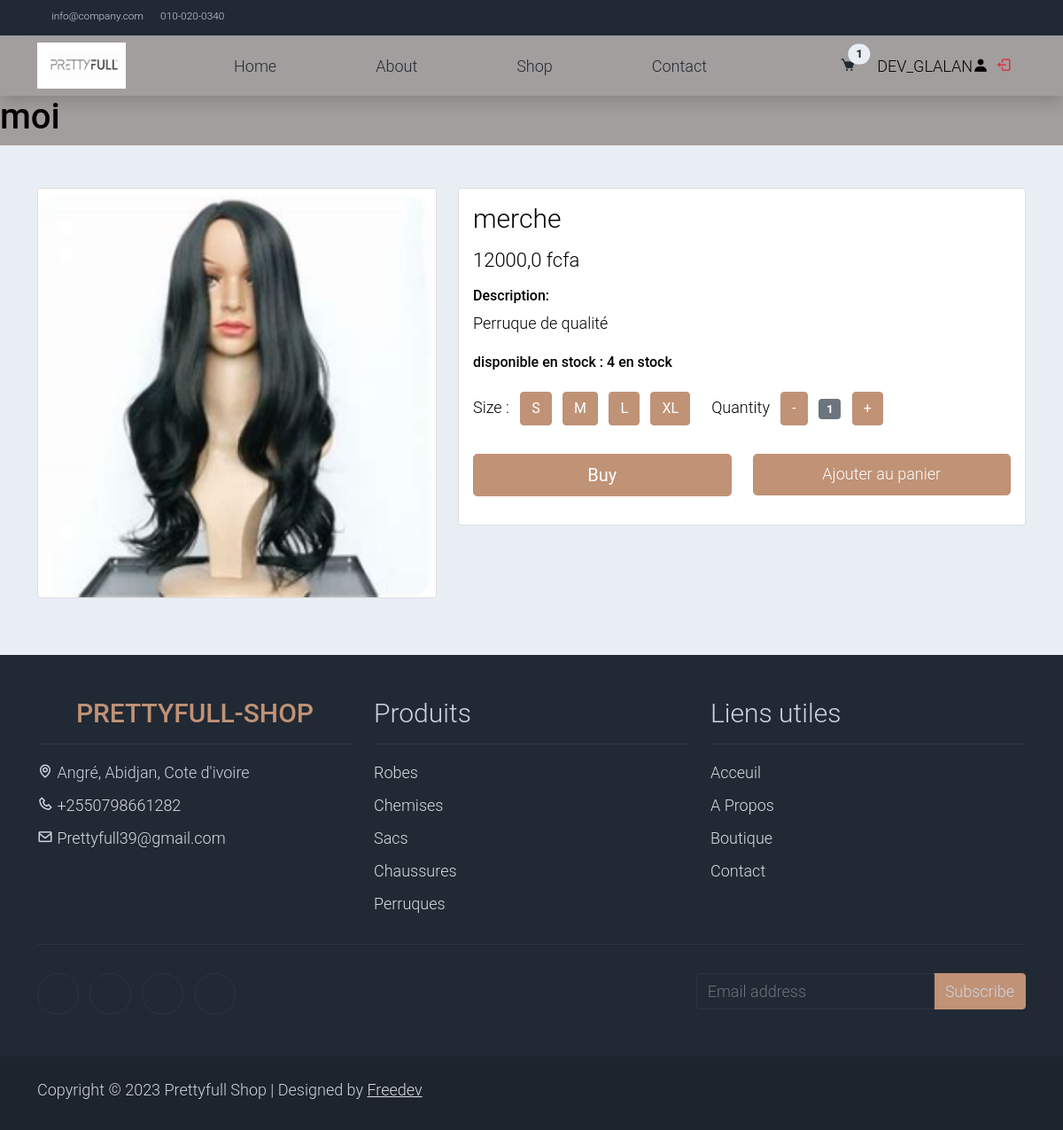
Screenshot of /product/merche (signed in) with the database file from the repository.
### accounts/models.py (models this page shows)
class Shopper(AbstractUser):
    pass

### store/models.py (models this page shows, shortened)
class Cart(models.Model):
    user = models.OneToOneField(AUTH_USER_MODEL, on_delete=models.CASCADE)
    orders = models.ManyToManyField(Order)

class Product(models.Model):
    name = models.CharField(max_length=128)
    slug = models.SlugField(max_length=128)
    price = models.FloatField(default=0.0)
    stock = models.IntegerField(default=0)
    description = models.TextField(blank=True)
    thumbnail = models.ImageField(upload_to="products", blank=True, null=True)

### store/views.py (the view)
# urls.py: path('product/<str:slug>', product_detail, name='product'),
def product_detail(request, slug):
    product = get_object_or_404(Product, slug=slug)
    return render(request, 'store/detail.html', context={"product": product})

### store/templates/store/detail.html (shortened to what this page needs)
{% extends 'base.html' %} {% block content %}
<h1>moi</h1>
<section class="bg-light">
  <div class="container pb-5">
    <div class="row">
      <div class="col-lg-5 mt-5">
        <div class="card mb-3">
          <img
            class="card-img img-fluid"
            src="{{ product.thumbnail.url }}"
            alt="{{ product.name }}"
            id="product-detail"
          />
        </div>
      </div>
      <div class="col-lg-7 mt-5">
        <div class="card">
          <div class="card-body">
            <h1 class="h2">{{ product.name }}</h1>
            <p class="h3 py-2">{{ product.price }} fcfa</p>
            <h6>Description:</h6>
            <p>{{ product.description }}</p>
            <ul class="list-inline">
              <li class="list-inline-item">
                <h6>disponible en stock : {{ product.stock }} en stock</h6>
              </li>
            </ul>
            <form action="" method="GET">
              <div class="row">
                <div class="col-auto">
                  <ul class="list-inline pb-3">
                    <li class="list-inline-item">
                      Size :
                    </li>
                    <li class="list-inline-item">
                      <span class="btn btn-success btn-size">S</span>
                    </li>
                    <li class="list-inline-item">
                      <span class="btn btn-success btn-size">M</span>
                    </li>
                    <li class="list-inline-item">
                      <span class="btn btn-success btn-size">L</span>
                    </li>
                    <li class="list-inline-item">
                      <span class="btn btn-success btn-size">XL</span>
                    </li>
                  </ul>
                </div>
                <div class="col-auto">
                  <ul class="list-inline pb-3">
                    <li class="list-inline-item text-right">
                      Quantity
                    </li>
                    <li class="list-inline-item">
                      <span class="btn btn-success" id="btn-minus">-</span>
                    </li>
                    <li class="list-inline-item">
                      <span class="badge bg-secondary" id="var-value">1</span>
                    </li>
                    <li class="list-inline-item">
                      <span class="btn btn-success" id="btn-plus">+</span>
                    </li>
                  </ul>
                </div>
              </div>
              <div class="row pb-3">
                <div class="col d-grid">
                  <button
                    type="submit"
                    class="btn btn-success btn-lg"
                    name="submit"
                    value="buy"
                  >
                    Buy
                  </button>
                </div>
                <div class="col d-grid">
                  {% if user.is_authenticated %}
                  <a href="{% url 'add_to_cart' product.slug %}" class="btn btn-success btn-lg">
                          Ajouter au panier
                      </a>
                  {% endif %}
                  <a href="">
                  </a>
                </div>
              </div>
            </form>
          </div>
        </div>
      </div>
    </div>
  </div>
</section>
 {% endblock %}

### templates/base.html (shortened to what this page needs)
<!DOCTYPE html>
<html lang="fr">
<head>
    <link rel="stylesheet" href="https://cdn.jsdelivr.net/npm/bootstrap@4.3.1/dist/css/bootstrap.min.css">
    <link href='https://unpkg.com/boxicons@2.1.4/css/boxicons.min.css' rel='stylesheet'>
    {% load static %}
    <link rel="stylesheet" href=" {% static 'css/bootstrap.min.css' %}">
    <link rel="stylesheet" href="{% static 'css/exemple.css' %}">
    <link rel="stylesheet" href="{% static 'css/templatemo.css' %}">
</head>
<body>
   <nav class="navbar navbar-expand-lg bg-dark navbar-light d-none d-lg-block" id="templatemo_nav_top">
      <div class="container text-light">
          <div class="w-100 d-flex justify-content-between">
              <div>
                  <a class="navbar-sm-brand text-light text-decoration-none" href="mailto:info@company.com">info@company.com</a>
                  <a class="navbar-sm-brand text-light text-decoration-none" href="tel:010-020-0340">010-020-0340</a>
              </div>
              <div>
                  <a class="text-light" href="https://fb.com/templatemo" target="_blank" rel="sponsored"></a>
                  <a class="text-light" href="https://www.instagram.com/" target="_blank"></a>
                  <a class="text-light" href="https://twitter.com/" target="_blank"></a>
              </div>
          </div>
      </div>
  </nav>
  <nav class="navbar navbar-expand-lg navbar-light shadow">
    <div class="container d-flex justify-content-between align-items-center">
        <a href="" class="logo"><img src="{% static 'images/logo.png'%}" alt=""></a>
        <div class="align-self-center collapse navbar-collapse flex-fill  d-lg-flex justify-content-lg-between" id="templatemo_main_nav">
            <div class="flex-fill">
                <ul class="nav navbar-nav d-flex justify-content-between mx-lg-auto">
                    <li class="nav-item">
                        <a class="nav-link" href="{% url 'index'%}">Home</a>
                    </li>
                    <li class="nav-item">
                        <a class="nav-link" href="{% url 'about'%}">About</a>
                    </li>
                    <li class="nav-item">
                        <a class="nav-link" href="shop.html">Shop</a>
                    </li>
                    <li class="nav-item">
                        <a class="nav-link" href="{% url 'contact' %}">Contact</a>
                    </li>
                </ul>
            </div>
            <div class="navbar align-self-center d-flex">
                <a class="nav-icon d-none d-lg-inline" href="#" data-bs-toggle="modal" data-bs-target="#templatemo_search">
                </a>
                <a class="nav-icon position-relative text-decoration-none" href="{% url 'cart' %}">
                    <i class='bx bxs-cart mr-1' ></i>
                    <span class="position-absolute top-0 left-100 translate-middle badge rounded-pill bg-light text-dark">{{ user.cart.orders.count }}</span>
                </a>
                {% if user.is_authenticated %}
                 {{ user.username }}<i class='bx bxs-user bx-2x'></i>
             <a href="{% url 'logout' %}">
                <i class='bx bx-log-out ml-2 text-danger bx-3x'></i>
             </a>
             {% endif %}
            </div>
        </div>
    </div>
</nav>
      {% block content %}
      {% endblock content %}
      <footer class="bg-dark" id="tempaltemo_footer">
         <div class="container">
             <div class="row">
                 <div class="col-md-4 pt-5">
                     <h2 class="h2 text-success border-bottom pb-3 border-light logo">PRETTYFULL-SHOP</h2>
                     <ul class="list-unstyled text-light footer-link-list">
                         <li>
                            <i class='bx bx-map'></i>
                            Angré, Abidjan, Cote d'ivoire
                         </li>
                         <li>
                            <i class='bx bx-phone'></i>
                           <a class="text-decoration-none" href="tel:">+2550798661282</a>
                         </li>
                         <li>
                            <i class='bx bx-envelope'></i>
                             <a class="text-decoration-none" href="mailto:">Prettyfull39@gmail.com</a>
                         </li>
                     </ul>
                 </div>
                 <div class="col-md-4 pt-5">
                     <h2 class="h2 text-light border-bottom pb-3 border-light">Produits</h2>
                     <ul class="list-unstyled text-light footer-link-list">
                         <li><a class="text-decoration-none" href="#">Robes</a></li>
                         <li><a class="text-decoration-none" href="#">Chemises</a></li>
                         <li><a class="text-decoration-none" href="#">Sacs</a></li>
                         <li><a class="text-decoration-none" href="#">Chaussures</a></li>
                         <li><a class="text-decoration-none" href="#">Perruques</a></li>
                     </ul>
                 </div>
                 <div class="col-md-4 pt-5">
                     <h2 class="h2 text-light border-bottom pb-3 border-light">Liens utiles</h2>
                     <ul class="list-unstyled text-light footer-link-list">
                         <li><a class="text-decoration-none" href="{% url 'index'%}">Acceuil</a></li>
                         <li><a class="text-decoration-none" href="{% url 'about'%}">A Propos</a></li>
                         <li><a class="text-decoration-none" href="#">Boutique</a></li>
                         <li><a class="text-decoration-none" href="#">Contact</a></li>
                     </ul>
                 </div>
             </div>
             <div class="row text-light mb-4">
                 <div class="col-12 mb-3">
                     <div class="w-100 my-3 border-top border-light"></div>
                 </div>
                 <div class="col-auto me-auto">
                     <ul class="list-inline text-left footer-icons">
                         <li class="list-inline-item border border-light rounded-circle text-center">
                         </li>
                         <li class="list-inline-item border border-light rounded-circle text-center">
                         </li>
                         <li class="list-inline-item border border-light rounded-circle text-center">
                         </li>
                         <li class="list-inline-item border border-light rounded-circle text-center">
                         </li>
                     </ul>
                 </div>
                 <div class="col-auto">
                     <div class="input-group mb-2">
                         <input type="text" class="form-control bg-dark border-light" id="subscribeEmail" placeholder="Email address">
                         <div class="input-group-text btn-success text-light">Subscribe</div>
                     </div>
                 </div>
             </div>
         </div>
         <div class="w-100 bg-black py-3">
             <div class="container">
                 <div class="row pt-2">
                     <div class="col-12">
                         <p class="text-left text-light">
                             Copyright © 2023 Prettyfull Shop
                             | Designed by <a rel="sponsored" href="" target="_blank">Freedev</a>
                         </p>
                     </div>
                 </div>
             </div>
         </div>
     </footer>
</body>
</html>

### static/css/exemple.css (style rules this page uses)
body { background-color: #A29E9D; color: black; }
.logo { display: flex; justify-content: center; align-items: center; font-weight: 700; }
.logo img { width: 100px; margin-right: 1rem; }

### static/css/templatemo.css (style rules this page uses)
body, ul, li, p, a, label, input, div { font-family: 'Roboto', sans-serif; font-size: 18px !important; font-weight: 300 !important; }
.h2 { font-family: 'Roboto', sans-serif; font-size: 30px !important; font-weight: 300; }
.h3 { font-family: 'Roboto', sans-serif; font-size: 22px !important; }
.logo { font-weight: 500 !important; }
.text-success { color:#C09276 !important; }
.text-light { color: #cfd6e1 !important; }
.bg-dark { background-color: #212934 !important; }
.bg-light { background-color: #e9eef5 !important; }
.bg-black { background-color: #1d242d !important; }
.btn-success { background-color: #C09276 !important; border-color:#C09276 !important; }
#templatemo_nav_top { min-height: 40px; }
#templatemo_nav_top * { font-size: .9em !important; }
#templatemo_main_nav a { color: #212934; }
#templatemo_main_nav .navbar .nav-icon { margin-right: 20px; }
.form-control { border: 1px solid #e8e8e8; }
#tempaltemo_footer a { color: #dcdde1; }
#tempaltemo_footer ul.footer-link-list li { padding-top: 10px; }
#tempaltemo_footer ul.footer-icons li { width: 2.6em; height: 2.6em; line-height: 2.6em; }
#tempaltemo_footer .border-light { border-color: #2d343f !important; }
@media (min-width: 768px) { #templatemo_main_nav .navbar-nav { max-width: 450px; } }
@media (min-width: 992px) { #templatemo_main_nav .navbar-nav { max-width: 550px; } }

### rows the page displays
Shopper: cart.orders.count "1", username "DEV_GLALAN"
Product: thumbnail (picture), name "merche", price "12000,0", description "Perruque de qualité", stock "4"
